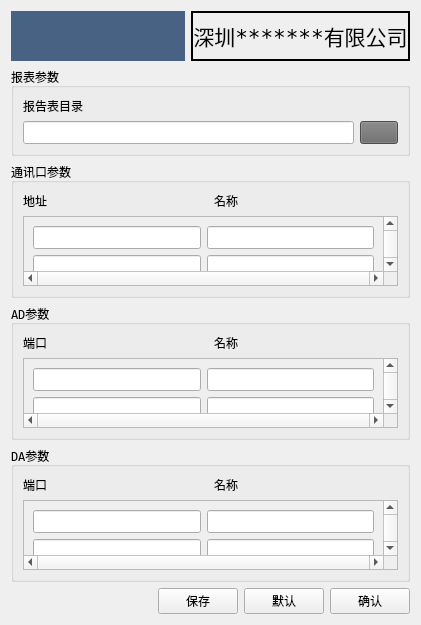
<?xml version="1.0" encoding="UTF-8"?>
<ui version="4.0">
 <class>setting</class>
 <widget class="QWidget" name="setting">
  <property name="geometry">
   <rect>
    <x>0</x>
    <y>0</y>
    <width>421</width>
    <height>577</height>
   </rect>
  </property>
  <property name="windowTitle">
   <string>系统设置</string>
  </property>
  <property name="windowIcon">
   <iconset resource="res.qrc">
    <normaloff>:/image/Chart/logo2.ico</normaloff>:/image/Chart/logo2.ico</iconset>
  </property>
  <layout class="QVBoxLayout" name="verticalLayout_3">
   <item>
    <layout class="QVBoxLayout" name="verticalLayout_2" stretch="1,6">
     <item>
      <layout class="QHBoxLayout" name="horizontalLayout">
       <item>
        <widget class="QLabel" name="label">
         <property name="minimumSize">
          <size>
           <width>0</width>
           <height>50</height>
          </size>
         </property>
         <property name="maximumSize">
          <size>
           <width>200</width>
           <height>50</height>
          </size>
         </property>
         <property name="styleSheet">
          <string notr="true">border-image: url(:/image/Chart/logo_00.png);
background-color: rgb(72, 98, 132);</string>
         </property>
         <property name="text">
          <string/>
         </property>
        </widget>
       </item>
       <item>
        <widget class="QLabel" name="label_2">
         <property name="minimumSize">
          <size>
           <width>0</width>
           <height>50</height>
          </size>
         </property>
         <property name="maximumSize">
          <size>
           <width>16777215</width>
           <height>50</height>
          </size>
         </property>
         <property name="font">
          <font>
           <family>DejaVu Sans Mono</family>
           <pointsize>16</pointsize>
           <weight>50</weight>
           <italic>false</italic>
           <bold>false</bold>
          </font>
         </property>
         <property name="styleSheet">
          <string notr="true">border:2px solid rgb(0, 0, 0);</string>
         </property>
         <property name="text">
          <string>深圳*******有限公司</string>
         </property>
         <property name="alignment">
          <set>Qt::AlignCenter</set>
         </property>
        </widget>
       </item>
      </layout>
     </item>
     <item>
      <layout class="QVBoxLayout" name="verticalLayout">
       <item>
        <widget class="QGroupBox" name="groupBox">
         <property name="font">
          <font>
           <family>DejaVu Sans Mono</family>
           <pointsize>9</pointsize>
          </font>
         </property>
         <property name="title">
          <string>报表参数</string>
         </property>
         <layout class="QVBoxLayout" name="verticalLayout_4">
          <item>
           <widget class="QLabel" name="label_3">
            <property name="text">
             <string>报告表目录</string>
            </property>
           </widget>
          </item>
          <item>
           <layout class="QHBoxLayout" name="horizontalLayout_3">
            <item>
             <widget class="QLineEdit" name="lineEdit"/>
            </item>
            <item>
             <widget class="QPushButton" name="pb_open">
              <property name="styleSheet">
               <string notr="true">background-color: rgb(106, 106, 106);</string>
              </property>
              <property name="text">
               <string/>
              </property>
              <property name="icon">
               <iconset resource="res.qrc">
                <normaloff>:/image/Chart/open.png</normaloff>:/image/Chart/open.png</iconset>
              </property>
             </widget>
            </item>
           </layout>
          </item>
         </layout>
        </widget>
       </item>
       <item>
        <widget class="QGroupBox" name="groupBox_2">
         <property name="font">
          <font>
           <family>DejaVu Sans Mono</family>
           <pointsize>9</pointsize>
          </font>
         </property>
         <property name="title">
          <string>通讯口参数</string>
         </property>
         <layout class="QGridLayout" name="gridLayout_7">
          <item row="0" column="0">
           <layout class="QVBoxLayout" name="verticalLayout_5">
            <item>
             <layout class="QHBoxLayout" name="horizontalLayout_4">
              <item>
               <widget class="QLabel" name="label_4">
                <property name="text">
                 <string>地址</string>
                </property>
               </widget>
              </item>
              <item>
               <widget class="QLabel" name="label_5">
                <property name="text">
                 <string>名称</string>
                </property>
               </widget>
              </item>
             </layout>
            </item>
            <item>
             <widget class="QScrollArea" name="scrollArea">
              <property name="verticalScrollBarPolicy">
               <enum>Qt::ScrollBarAlwaysOn</enum>
              </property>
              <property name="horizontalScrollBarPolicy">
               <enum>Qt::ScrollBarAlwaysOn</enum>
              </property>
              <property name="widgetResizable">
               <bool>true</bool>
              </property>
              <widget class="QWidget" name="scrollAreaWidgetContents">
               <property name="geometry">
                <rect>
                 <x>0</x>
                 <y>0</y>
                 <width>358</width>
                 <height>66</height>
                </rect>
               </property>
               <layout class="QGridLayout" name="gridLayout_6">
                <item row="0" column="0">
                 <layout class="QGridLayout" name="gridLayout">
                  <item row="0" column="0">
                   <widget class="QLineEdit" name="lineEdit_2"/>
                  </item>
                  <item row="0" column="1">
                   <widget class="QLineEdit" name="lineEdit_3"/>
                  </item>
                  <item row="1" column="0">
                   <widget class="QLineEdit" name="lineEdit_4"/>
                  </item>
                  <item row="1" column="1">
                   <widget class="QLineEdit" name="lineEdit_5"/>
                  </item>
                 </layout>
                </item>
               </layout>
              </widget>
             </widget>
            </item>
           </layout>
          </item>
         </layout>
        </widget>
       </item>
       <item>
        <widget class="QGroupBox" name="groupBox_3">
         <property name="font">
          <font>
           <family>DejaVu Sans Mono</family>
           <pointsize>9</pointsize>
          </font>
         </property>
         <property name="title">
          <string>AD参数</string>
         </property>
         <layout class="QGridLayout" name="gridLayout_8">
          <item row="0" column="0">
           <layout class="QHBoxLayout" name="horizontalLayout_5">
            <item>
             <widget class="QLabel" name="label_6">
              <property name="text">
               <string>端口</string>
              </property>
             </widget>
            </item>
            <item>
             <widget class="QLabel" name="label_7">
              <property name="text">
               <string>名称</string>
              </property>
             </widget>
            </item>
           </layout>
          </item>
          <item row="1" column="0">
           <widget class="QScrollArea" name="scrollArea_2">
            <property name="verticalScrollBarPolicy">
             <enum>Qt::ScrollBarAlwaysOn</enum>
            </property>
            <property name="horizontalScrollBarPolicy">
             <enum>Qt::ScrollBarAlwaysOn</enum>
            </property>
            <property name="widgetResizable">
             <bool>true</bool>
            </property>
            <widget class="QWidget" name="scrollAreaWidgetContents_2">
             <property name="geometry">
              <rect>
               <x>0</x>
               <y>0</y>
               <width>360</width>
               <height>66</height>
              </rect>
             </property>
             <layout class="QGridLayout" name="gridLayout_5">
              <item row="0" column="0">
               <layout class="QGridLayout" name="gridLayout_2">
                <item row="0" column="0">
                 <widget class="QLineEdit" name="lineEdit_7"/>
                </item>
                <item row="0" column="1">
                 <widget class="QLineEdit" name="lineEdit_9"/>
                </item>
                <item row="1" column="0">
                 <widget class="QLineEdit" name="lineEdit_8"/>
                </item>
                <item row="1" column="1">
                 <widget class="QLineEdit" name="lineEdit_6"/>
                </item>
               </layout>
              </item>
             </layout>
            </widget>
           </widget>
          </item>
         </layout>
        </widget>
       </item>
       <item>
        <widget class="QGroupBox" name="groupBox_4">
         <property name="font">
          <font>
           <family>DejaVu Sans Mono</family>
           <pointsize>9</pointsize>
          </font>
         </property>
         <property name="title">
          <string>DA参数</string>
         </property>
         <layout class="QGridLayout" name="gridLayout_9">
          <item row="0" column="0">
           <layout class="QHBoxLayout" name="horizontalLayout_6">
            <item>
             <widget class="QLabel" name="label_8">
              <property name="text">
               <string>端口</string>
              </property>
             </widget>
            </item>
            <item>
             <widget class="QLabel" name="label_9">
              <property name="text">
               <string>名称</string>
              </property>
             </widget>
            </item>
           </layout>
          </item>
          <item row="1" column="0">
           <widget class="QScrollArea" name="scrollArea_3">
            <property name="verticalScrollBarPolicy">
             <enum>Qt::ScrollBarAlwaysOn</enum>
            </property>
            <property name="horizontalScrollBarPolicy">
             <enum>Qt::ScrollBarAlwaysOn</enum>
            </property>
            <property name="widgetResizable">
             <bool>true</bool>
            </property>
            <widget class="QWidget" name="scrollAreaWidgetContents_3">
             <property name="geometry">
              <rect>
               <x>0</x>
               <y>0</y>
               <width>360</width>
               <height>66</height>
              </rect>
             </property>
             <layout class="QGridLayout" name="gridLayout_4">
              <item row="0" column="0">
               <layout class="QGridLayout" name="gridLayout_3">
                <item row="0" column="0">
                 <widget class="QLineEdit" name="lineEdit_11"/>
                </item>
                <item row="0" column="1">
                 <widget class="QLineEdit" name="lineEdit_13"/>
                </item>
                <item row="1" column="0">
                 <widget class="QLineEdit" name="lineEdit_12"/>
                </item>
                <item row="1" column="1">
                 <widget class="QLineEdit" name="lineEdit_10"/>
                </item>
               </layout>
              </item>
             </layout>
            </widget>
           </widget>
          </item>
         </layout>
        </widget>
       </item>
       <item>
        <layout class="QHBoxLayout" name="horizontalLayout_2">
         <item>
          <spacer name="horizontalSpacer">
           <property name="orientation">
            <enum>Qt::Horizontal</enum>
           </property>
           <property name="sizeHint" stdset="0">
            <size>
             <width>108</width>
             <height>20</height>
            </size>
           </property>
          </spacer>
         </item>
         <item>
          <widget class="QPushButton" name="pb_save">
           <property name="font">
            <font>
             <family>DejaVu Sans Mono</family>
            </font>
           </property>
           <property name="text">
            <string>保存</string>
           </property>
           <property name="icon">
            <iconset resource="res.qrc">
             <normaloff>:/image/Chart/save.png</normaloff>:/image/Chart/save.png</iconset>
           </property>
          </widget>
         </item>
         <item>
          <widget class="QPushButton" name="pb_moren">
           <property name="font">
            <font>
             <family>DejaVu Sans Mono</family>
            </font>
           </property>
           <property name="text">
            <string>默认</string>
           </property>
           <property name="icon">
            <iconset resource="res.qrc">
             <normaloff>:/image/Chart/qutu.png</normaloff>:/image/Chart/qutu.png</iconset>
           </property>
          </widget>
         </item>
         <item>
          <widget class="QPushButton" name="pb_queren">
           <property name="font">
            <font>
             <family>DejaVu Sans Mono</family>
            </font>
           </property>
           <property name="text">
            <string>确认</string>
           </property>
           <property name="icon">
            <iconset resource="res.qrc">
             <normaloff>:/image/Chart/queren.png</normaloff>:/image/Chart/queren.png</iconset>
           </property>
          </widget>
         </item>
        </layout>
       </item>
      </layout>
     </item>
    </layout>
   </item>
  </layout>
 </widget>
 <resources>
  <include location="res.qrc"/>
 </resources>
 <connections/>
</ui>
